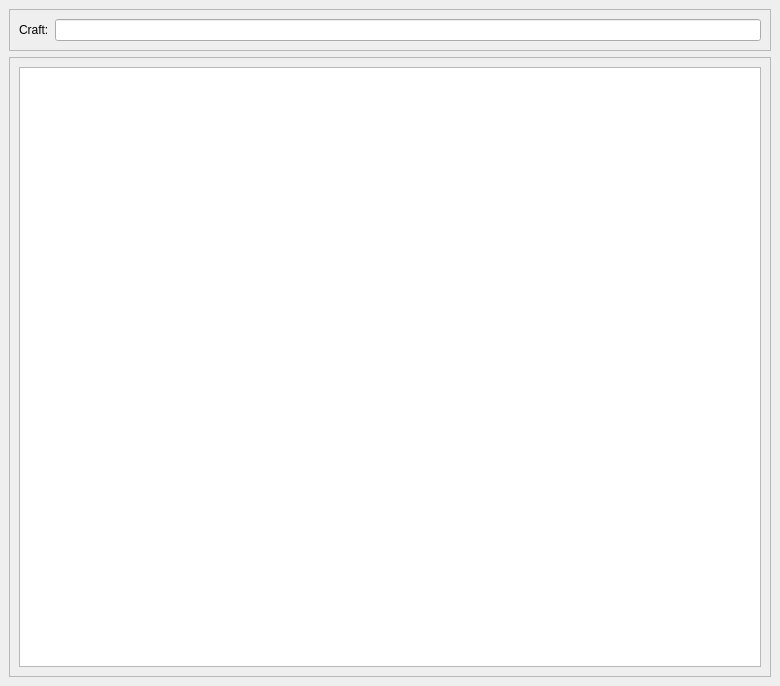
<?xml version="1.0" encoding="UTF-8"?>
<ui version="4.0">
 <class>MainWindow</class>
 <widget class="QMainWindow" name="MainWindow">
  <property name="geometry">
   <rect>
    <x>0</x>
    <y>0</y>
    <width>780</width>
    <height>686</height>
   </rect>
  </property>
  <property name="windowTitle">
   <string>MainWindow</string>
  </property>
  <widget class="QWidget" name="centralwidget">
   <layout class="QVBoxLayout" name="verticalLayout">
    <item>
     <widget class="QFrame" name="frame">
      <property name="sizePolicy">
       <sizepolicy hsizetype="Preferred" vsizetype="Fixed">
        <horstretch>0</horstretch>
        <verstretch>0</verstretch>
       </sizepolicy>
      </property>
      <property name="frameShape">
       <enum>QFrame::StyledPanel</enum>
      </property>
      <property name="frameShadow">
       <enum>QFrame::Raised</enum>
      </property>
      <layout class="QHBoxLayout" name="horizontalLayout">
       <item>
        <widget class="QLabel" name="label">
         <property name="sizePolicy">
          <sizepolicy hsizetype="Fixed" vsizetype="Preferred">
           <horstretch>0</horstretch>
           <verstretch>0</verstretch>
          </sizepolicy>
         </property>
         <property name="text">
          <string>Craft:</string>
         </property>
        </widget>
       </item>
       <item>
        <widget class="QLineEdit" name="edtSearch">
         <property name="sizePolicy">
          <sizepolicy hsizetype="Preferred" vsizetype="Preferred">
           <horstretch>0</horstretch>
           <verstretch>0</verstretch>
          </sizepolicy>
         </property>
         <property name="text">
          <string/>
         </property>
        </widget>
       </item>
      </layout>
     </widget>
    </item>
    <item>
     <widget class="QFrame" name="frame_2">
      <property name="frameShape">
       <enum>QFrame::StyledPanel</enum>
      </property>
      <property name="frameShadow">
       <enum>QFrame::Raised</enum>
      </property>
      <layout class="QHBoxLayout" name="horizontalLayout_2">
       <item>
        <widget class="QListView" name="searchList">
         <property name="font">
          <font>
           <family>Tahoma</family>
           <pointsize>12</pointsize>
          </font>
         </property>
         <property name="editTriggers">
          <set>QAbstractItemView::NoEditTriggers</set>
         </property>
        </widget>
       </item>
      </layout>
     </widget>
    </item>
   </layout>
  </widget>
 </widget>
 <resources/>
 <connections/>
</ui>
